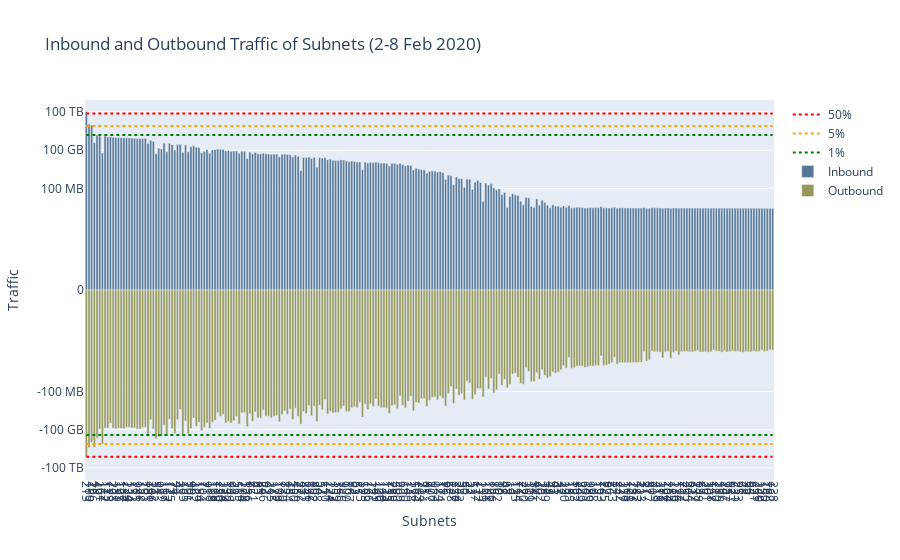

The notebook cell this image was saved under:
### Code cell
import plotly.graph_objects as go
import pandas as pd
import numpy as np

numrows = 256 + 1

df = pd.read_csv('/Volumes/GoogleDrive/My Drive/Thesis/Plotly/subnets_outgoing_sources_2-8Feb2020.csv', nrows = numrows)
    
totalInbound = 0
for i in range(numrows): totalInbound += df["Inbound"][i]
    
totalOutbound = 0
for i in range(numrows): totalOutbound += df["Outbound"][i]
     
logInbound = []
for i in range(numrows): logInbound.append(np.log10(df["Inbound"][i]))
    
logOutbound = []
for i in range(numrows): logOutbound.append(np.log10(df["Outbound"][i]) * -1)

x_tics = []
for i in range(numrows): x_tics.append(i)
    
fiftyPercIn = []
for i in range(numrows): fiftyPercIn.append(np.log10(0.5 * totalInbound)) 
    
fivePercIn = []
for i in range(numrows ): fivePercIn.append(np.log10(0.05 * totalInbound))
    
onePercIn = []
for i in range(numrows): onePercIn.append(np.log10(0.01 * totalInbound))
    
fiftyPercOut = []
for i in range(numrows): fiftyPercOut.append(np.log10(0.5 * totalOutbound) * -1) 
    
fivePercOut = []
for i in range(numrows ): fivePercOut.append(np.log10(0.05 * totalOutbound) * -1)
    
onePercOut = []
for i in range(numrows): onePercOut.append(np.log10(0.01 * totalOutbound) * -1)

fig = go.Figure()

outbound_color = ['#969656',] * numrows
inbound_color = ['#567696',] * numrows

fig.add_trace(
    go.Scatter(
        x = x_tics,
        y = fiftyPercIn,
        name = "50%",
        line = dict(color = 'red', dash = 'dot')
    ))

fig.add_trace(
    go.Scatter(
        x = x_tics,
        y = fivePercIn,
        name = "5%",
        line = dict(color = 'orange', dash = 'dot')
    ))

fig.add_trace(
    go.Scatter(
        x = x_tics,
        y = onePercIn,
        name = "1%", 
        line = dict(color = 'green', dash = 'dot')
    ))

fig.add_trace(
    go.Scatter(
        x = x_tics,
        y = fiftyPercOut,
        showlegend=False,
        line = dict(color = 'red', dash = 'dot')
    ))

fig.add_trace(
    go.Scatter(
        x = x_tics,
        y = fivePercOut,
        showlegend=False,
        line = dict(color = 'orange', dash = 'dot')
    ))

fig.add_trace(
    go.Scatter(
        x = x_tics,
        y = onePercOut,
        showlegend=False,
        line = dict(color = 'green', dash = 'dot')
    ))

fig.add_trace(
    go.Bar(
        x = x_tics,
        y = logInbound,
        name = "Inbound",
        marker_color = inbound_color,
        offsetgroup=0,
    ))

fig.add_trace(
    go.Bar(
        x = x_tics,
        y = logOutbound,
        name = "Outbound",
        marker_color = outbound_color,
        offsetgroup=0,
    ))

#fig.update_traces(marker_color = 'rgb(8,48,107)')

x_vals = df["SourceSubnet"].tolist()

fig.update_xaxes( tickangle = 90, tickvals = x_tics, ticktext = x_vals, title = "Subnets" )
fig.update_yaxes(title = "Traffic", range=[-15, 15], tickvals = [-14.04, -11.03, -8.02, 0, 8.02, 11.03, 14.04],
                ticktext = ["-100 TB", "-100 GB", "-100 MB", "0", "100 MB", "100 GB", "100 TB"])
fig.update_layout(title = "Inbound and Outbound Traffic of Subnets (2-8 Feb 2020)")

fig.show()

### Figure 1 — Plotly figure (JSON) as saved in the notebook; plotly's stock layout.template omitted (floating-point values rounded to 4 significant figures; data arrays with more than 128 entries replaced by an {"elided": "..."} marker saying what was removed)
{"data": [{"line": {"color": "red", "dash": "dot"}, "name": "50%", "type": "scatter", "x": {"elided": "257 int values"}, "y": {"elided": "257 float values"}}, {"line": {"color": "orange", "dash": "dot"}, "name": "5%", "type": "scatter", "x": {"elided": "257 int values"}, "y": {"elided": "257 float values"}}, {"line": {"color": "green", "dash": "dot"}, "name": "1%", "type": "scatter", "x": {"elided": "257 int values"}, "y": {"elided": "257 float values"}}, {"line": {"color": "red", "dash": "dot"}, "showlegend": false, "type": "scatter", "x": {"elided": "257 int values"}, "y": {"elided": "257 float values"}}, {"line": {"color": "orange", "dash": "dot"}, "showlegend": false, "type": "scatter", "x": {"elided": "257 int values"}, "y": {"elided": "257 float values"}}, {"line": {"color": "green", "dash": "dot"}, "showlegend": false, "type": "scatter", "x": {"elided": "257 int values"}, "y": {"elided": "257 float values"}}, {"marker": {"color": {"elided": "257 str values"}}, "name": "Inbound", "offsetgroup": "0", "type": "bar", "x": {"elided": "257 int values"}, "y": {"elided": "257 float values"}}, {"marker": {"color": {"elided": "257 str values"}}, "name": "Outbound", "offsetgroup": "0", "type": "bar", "x": {"elided": "257 int values"}, "y": {"elided": "257 float values"}}], "layout": {"title": {"text": "Inbound and Outbound Traffic of Subnets (2-8 Feb 2020)"}, "xaxis": {"tickangle": 90, "ticktext": {"elided": "257 int values"}, "tickvals": {"elided": "257 int values"}, "title": {"text": "Subnets"}}, "yaxis": {"range": [-15, 15], "ticktext": ["-100 TB", "-100 GB", "-100 MB", "0", "100 MB", "100 GB", "100 TB"], "tickvals": [-14.04, -11.03, -8.02, 0, 8.02, 11.03, 14.04], "title": {"text": "Traffic"}}}}
